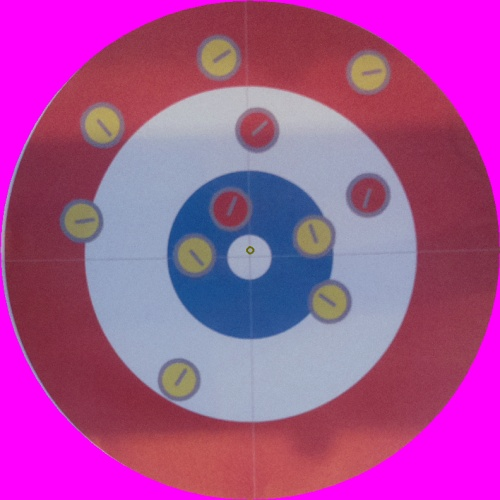
#> input picture Test Images/bo.jpeg, 500 x 500 px
$ python -i Curling_stor_sirkel.py   (imports and definitions only)
#> lines starting #> are read from the running program, lines starting #| are printed output that depends on the picture
#> further down, picture is the input picture: shape (500, 500, 3); mean B, G, R 149.7, 78.3, 167.5
import sys
import cv2 as cv
import numpy as np

def sjekk_bilde(src):

    if src is None:                                               # Check if image is loaded fine
        print ('Error opening image!')
        print ('Usage: hough_circle.py [image_name -- default ' + default_file + '] \n')
        return -1

def stor_sirkel(src):
    gray1 = cv.cvtColor(src, cv.COLOR_BGR2GRAY)                       # Image gray
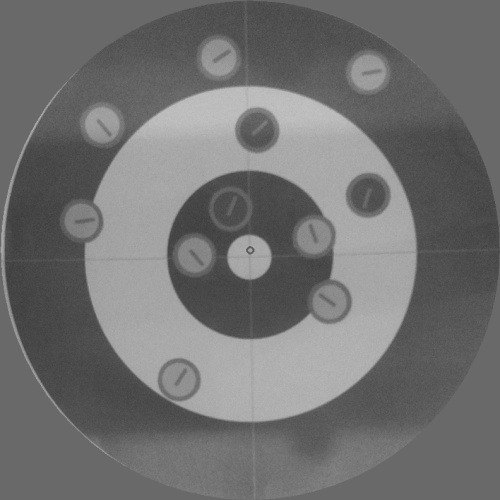
#> gray1: shape (500, 500); min 58, max 195, mean 113.1
    gray = cv.medianBlur(gray1, 5)
    circles = cv.HoughCircles(gray, cv.HOUGH_GRADIENT, 1, gray.shape[0] / 4,
                           param1=200, param2=100,
                           minRadius=200, maxRadius=768)
#> circles = None

    if circles is not None:
        circles = np.uint16(np.around(circles))
        for i in circles[0, :]:
            center = (i[0], i[1])
            cv.circle(src, center, 5, (0, 100, 100), 2)              # circle center
            radius = i[2]
            print(radius)
            cv.circle(src, center, radius + 300, (255, 0, 255), 600) # circle outline
            src = src[center[1] - radius:center[1] + radius, center[0] - radius:center[0] + radius]
            break
        circles = []

    #Skaler ned bilde:
    src = cv.resize(src, (500, 500), interpolation = cv.INTER_AREA)
    cv.imshow("detected circles", src)
    #cv.imwrite("final.jpeg", src)
    #cv.waitKey(0)

    return src

>>> import cv2
>>> picture = cv2.imread('../../Test Images/bo.jpeg')
>>> result = stor_sirkel(picture)
